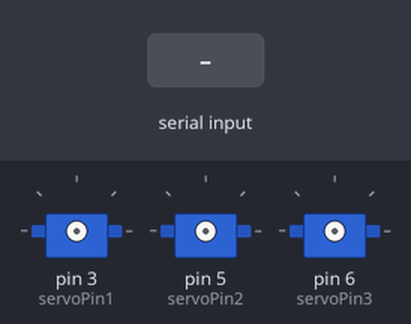
A sketch run on a simulated Arduino Uno, built with avr-gcc and run on an emulated ATmega328P. Shown: 3 × servo. The inputs (shaded band) are chosen by the test bench.

Above: at 1.0 s.
1.1 s: "1\n" received over Serial
At 2.39 s:
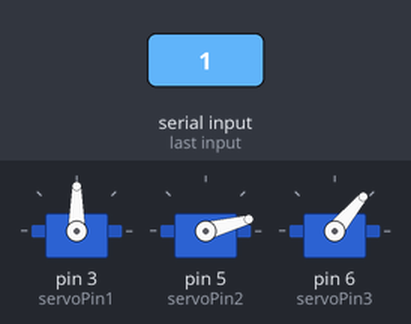
At 3.9 s:
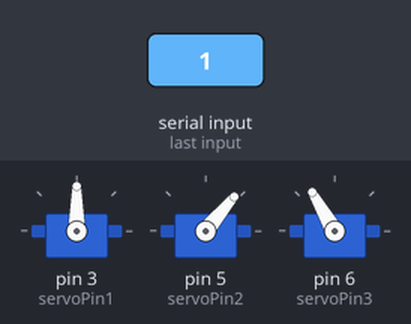
Timing chart, 0 to 10.1 s (numbered marks = the images above; inputs shaded):
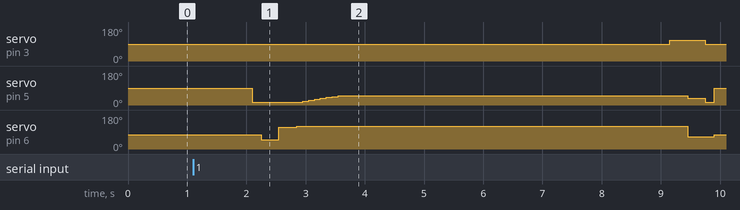

The sketch:

Servo.ino
```cpp
#include <Servo.h>

// Pines donde están conectados los servos
const int servoPin1 = 3;
const int servoPin2 = 5;
const int servoPin3 = 6;

// Objetos de los servos
Servo servoMotor1;
Servo servoMotor2;
Servo servoMotor3;

int servo_control1 = 0;
int servo_control2 = 0;
int servo_control3 = 0;

// Variables para controlar los ángulos de los servos
int angulo1 = 90;
int angulo2 = 90;
int angulo3 = 75;

void setup() {
  // Inicializar la comunicación serial
  Serial.begin(250000);

  // Esperar a que llegue un mensaje de ROS 2
  while (!Serial.available()) {
    delay(100);
  }


    // Inicializar los objetos de los servos
  servoMotor1.attach(servoPin1);
  servoMotor2.attach(servoPin2);
  servoMotor3.attach(servoPin3);
  servoMotor1.write(angulo1);
  servoMotor2.write(angulo2);
  servoMotor3.write(angulo3);


}

void loop() {

  if (Serial.available() > 0) {

  String inputString = Serial.readString();
  int values[4]; // array to store the four parsed floats
  int valueIndex = 0; // index to keep track of which float is being parsed
  int commaIndex = 0; // index to keep track of the comma position

  while (commaIndex >= 0) {
    commaIndex = inputString.indexOf(","); // find the next comma in the input string
    if (commaIndex >= 0) {
      values[valueIndex] = atoi(inputString.substring(0, commaIndex).c_str()); // parse the float between the start of the string and the comma
      inputString = inputString.substring(commaIndex + 1); // remove the parsed float and the comma from the input string
      valueIndex++; // increment the index to parse the next float
    }
  }

  values[valueIndex] = atoi(inputString.c_str()); // parse the final float in the input string

  // destructure
  servo_control1 = values[0];
  servo_control2 = values[1];
  servo_control3 = values[2];

  }

  if (servo_control1 ==1) {

  abrir();
  delay(300);
  cerrar();
  delay(300);
  subir();
  delay(5500);
  servoMotor1.write(110);
  delay(300);
  servoMotor2.write(35);
  servoMotor3.write(65);
  delay(300);
  abrir();
  servo_control1 = 0;
    servoMotor1.write(90);
  servoMotor2.write(90);
  servoMotor3.write(75);
  }
}

// Secuencia "cerrar"
void cerrar() {
  // Asignar los ángulos para cerrar
  angulo1 = 90;
  angulo2 =15;
  angulo3 = 115;

  // Posicionar los servos a los ángulos correspondientes
  servoMotor1.write(angulo1);
  servoMotor2.write(angulo2);
  servoMotor3.write(angulo3);
}

// Secuencia "abrir"
void abrir() {
  // Asignar los ángulos para abrir
  angulo1 = 90;
  angulo2 = 15;
  angulo3 = 50;


  // Posicionar los servos a los ángulos correspondientes
  servoMotor1.write(angulo1);
  servoMotor2.write(angulo2);
  delay(150);
  servoMotor3.write(angulo3);
}

// Secuencia "subir"
void subir() {
  // Asignar los ángulos para subir
  angulo1 = 90;
  angulo3 = 120;
  int objetivo = 50; // Ángulo objetivo a alcanzar
  int incremento = 5; // Incremento de ángulo

  // Incrementar el ángulo2 gradualmente hasta alcanzar el objetivo
  for (int angulo = angulo2; angulo <= objetivo; angulo += incremento) {
    angulo2 = angulo;

    // Verificar los límites del ángulo2
    if (angulo2 > 180) angulo2 = 180;

    // Posicionar el servo2 al ángulo correspondiente
      servoMotor1.write(angulo1);
      servoMotor2.write(angulo2);
      servoMotor3.write(angulo3);

    delay(100); // Tiempo de espera entre incrementos
  }
  // Posicionar los servos a los ángulos correspondientes


}
```

Measured:
- after the input at 1.1 s, servo on pin 3 (servoPin1): 90° → 110° after 8.1 s, → 90° 0.60 s later; servo on pin 5 (servoPin2): 90° → 15° after 1.0 s, → 20° 0.85 s later, → 25° 0.10 s later, → 30° 0.10 s later, … (11 changes in this stretch)
